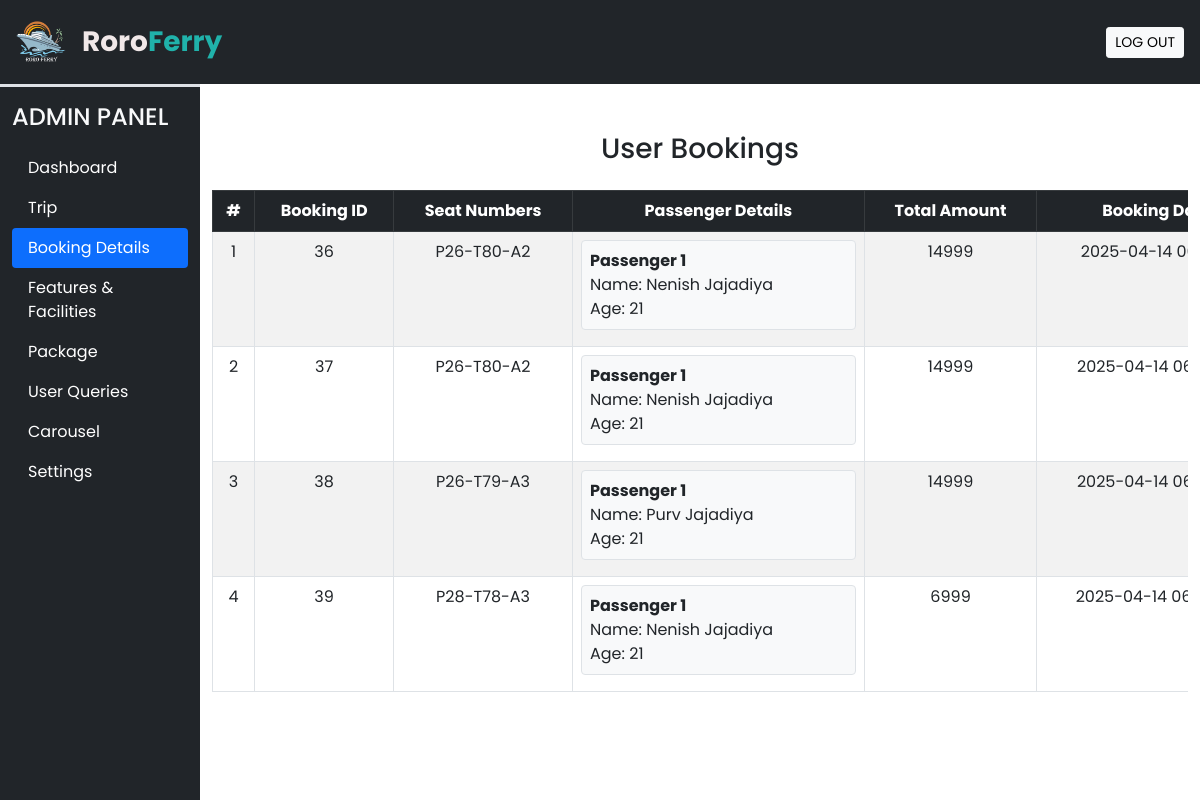
The page /admin/booking_details.php on the database its author committed.
### tables this page shows
CREATE TABLE `booking` (
  `id` int(11) NOT NULL,
  `uid` int(11) NOT NULL,
  `pid` int(11) NOT NULL,
  `trip_id` int(11) DEFAULT NULL,
  `seat_numbers` text NOT NULL,
  `passenger_details` text NOT NULL,
  `total_amount` int(11) NOT NULL,
  `created_at` timestamp NOT NULL DEFAULT current_timestamp(),
  `status` int(11) NOT NULL DEFAULT 1
);

### admin/booking_details.php (the view, shortened to what this page needs)
<!DOCTYPE html>
<html lang="en">
<head>
    <?php require('inc/links.php');
    include "../inc/connection.php";
    ?>
</head>
<?php
$query = "SELECT * FROM booking";
$stmt = $con->prepare($query);
$stmt->execute();
$result = $stmt->get_result();
?>
<?php
require('inc/header.php');
require('inc/links.php');
?>
<div class="container-fluid mt-5">
    <div class="row">
        <div class="col-md-10 offset-md-2">
            <h3 class="text-center mb-4">User Bookings</h3>
            <div style="overflow-x: auto; max-height: 80vh;">
                <table class="table table-bordered table-striped text-center" style="min-width: 1200px;">
                    <thead class="table-dark">
                        <tr>
                            <th>#</th>
                            <th>Booking ID</th>
                            <th>Seat Numbers</th>
                            <th>Passenger Details</th>
                            <th>Total Amount</th>
                            <th>Booking Date</th>
                        </tr>
                    </thead>
                    <tbody>
                        <?php
                        $counter = 1;
                        while ($booking = $result->fetch_assoc()): ?>
                            <tr>
                                <td><?php echo $counter++; ?></td>
                                <td><?php echo $booking['id']; ?></td>
                                <td><?php echo $booking['seat_numbers']; ?></td>
                                <td class="text-start">
                                    <?php
                                    $passengerDetails = json_decode($booking['passenger_details']);
                                    foreach ($passengerDetails as $index => $passenger): ?>
                                        <div class="mb-2 p-2 border rounded bg-light">
                                            <strong>Passenger <?php echo $index + 1; ?></strong><br>
                                            Name: <?php echo htmlspecialchars($passenger->name); ?><br>
                                            Age: <?php echo htmlspecialchars($passenger->age); ?>
                                        </div>
                                    <?php endforeach; ?>
                                </td>
                                <td><?php echo $booking['total_amount']; ?></td>
                                <td><?php echo $booking['created_at']; ?></td>
                            </tr>
                        <?php endwhile; ?>
                    </tbody>
                </table>
            </div>
        </div>
    </div>
</div>
</body>
</html>

### admin/css/common.css (style rules this page uses)
:root { --teal: #2ec1ac; --teal_hover: #279e8c; }
* { font-family: 'Poppins', sans-serif; }

### rows shown on the page
booking: id "36", seat_numbers "P26-T80-A2", name "Nenish Jajadiya", age "21", total_amount "14999", created_at "2025-04-14…"
booking: id "37", seat_numbers "P26-T80-A2", name "Nenish Jajadiya", age "21", total_amount "14999", created_at "2025-04-14…"
booking: id "38", seat_numbers "P26-T79-A3", name "Purv Jajadiya", age "21", total_amount "14999", created_at "2025-04-14…"
booking: id "39", seat_numbers "P28-T78-A3", name "Nenish Jajadiya", age "21", total_amount "6999", created_at "2025-04-14…"
